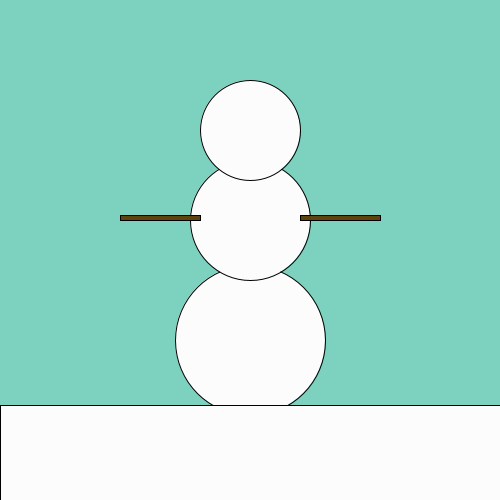
Frame 1 (no input)
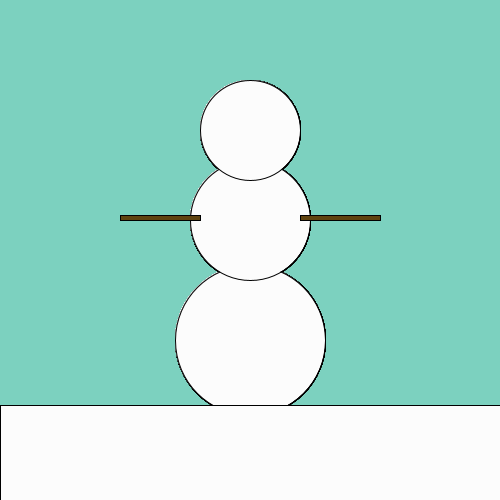
Frame 60 (the mouse pressed at the canvas centre just before this capture)
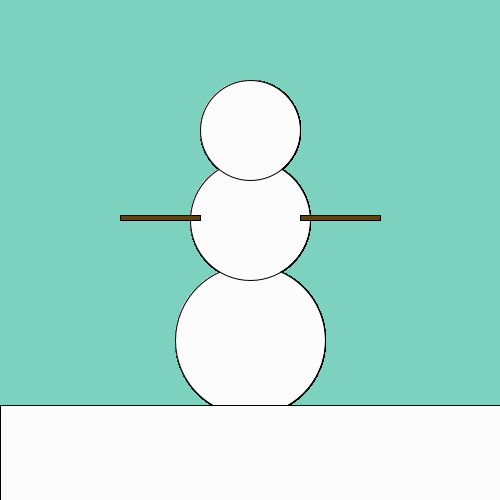
Frame 120 (the mouse held since frame 60 and released just before this capture)

The Processing sketch that drew these frames (run headless with seeded random() and noise(); from frame 60 on, the mouse is pressed at the canvas centre):

// Processing sketch: sketch_180716a
// ── sketch_180716a.pde
void setup() {
  size(500, 500);
  background(#7CD1BF);
}

void draw() {
  fill(#FCFCFC);
  ellipse(250,340,150,150);
  ellipse(250,220,120,120);
  ellipse(250,130,100,100);
  rect(0,405,500,120);
  fill(#5F430F);
  rect(300,215,80,5);
  rect(120,215,80,5);
  
}
